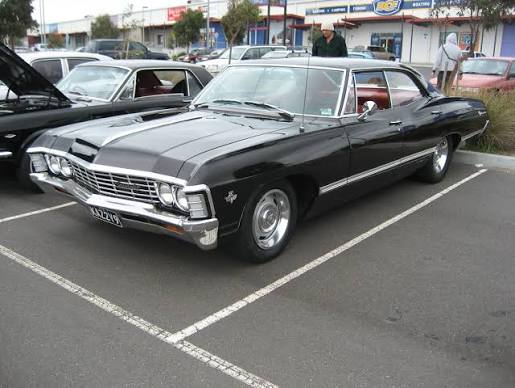
#> input picture carro.jpg, 515 x 388 px
$ python p5-act10-1388.py
#> lines starting #> are read from the running program, lines starting #| are printed output that depends on the picture
import numpy as np
import cv2
#
# lee la imagen en escala de grises
mg = cv2.imread("carro.jpg", cv2.IMREAD_GRAYSCALE)
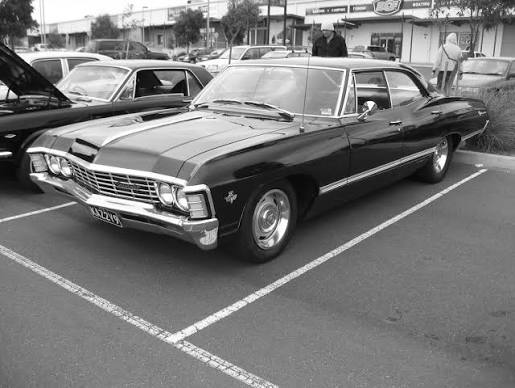
#> mg: shape (388, 515); min 0, max 255, mean 121.2

#
cv2.imshow("carro 1388",mg)
cv2.waitKey(0)
cv2.destroyAllWindows()

#linea
print("La linea 1388")
#crea una imagen negra
#> (the run stopped early here; a loop or call above may not have finished)
